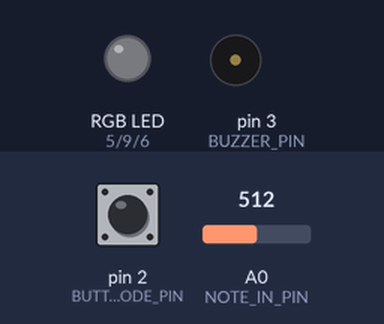
Bench run of a sketch on a simulated Arduino Uno, built with avr-gcc and run on an emulated ATmega328P. Parts: an RGB LED mixed from three pins (HIGH = lit), buzzer (waves = sounding). Dashed ring = blinking. Inputs (shaded band) come from the test bench; at power-on: pin 2 (BUTTON_MODE_PIN) LOW, A0 (NOTE_IN_PIN) = 512. Dim RGB values are drawn brighter than linear.

Above: at 1.2 s.
1.3 s: pin 2 (BUTTON_MODE_PIN) pulled HIGH for 1 s
At 2.11 s:
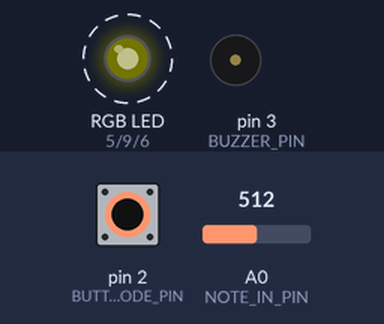
3.8 s: pin 2 (BUTTON_MODE_PIN) pulled HIGH for 0.15 s
At 4.9 s:
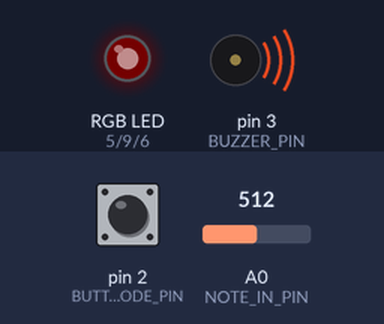
5.5 s: pin 2 (BUTTON_MODE_PIN) pulsed HIGH 2 times (0.12 s each, 0.3 s apart)
At 7.3 s:
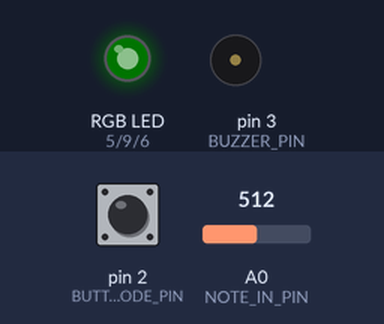
7.6 s: pin 2 (BUTTON_MODE_PIN) pulled HIGH for 3.2 s
At 7.81 s:
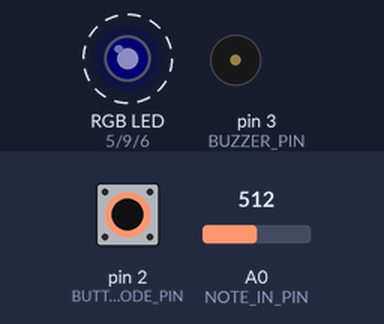
Timing chart, 0 to 12.2 s (numbered marks = the images above; inputs shaded):
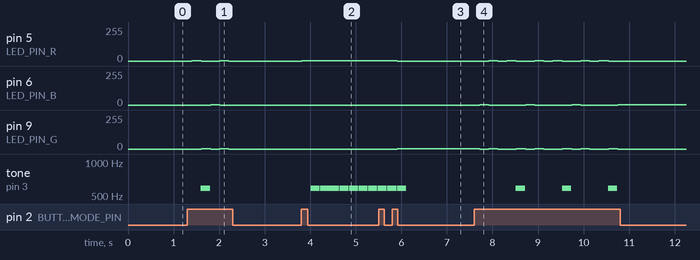

The sketch:

CART_360_ETUDE_3_PITCHES.ino
```cpp
////**********************ETUDE 2 CART 360 2017*******************************
//   WELCOME!
//   THE PURPOSE OF THIS EXERCISE IS TO DESIGN A VERY SIMPLE KEYBOARD (5 KEYS)
//   WHICH ALLOWS YOU TO PLAY LIVE, RECORD, AND PLAYBACK SINGLE NOTES (NO CHORDS).
//   THERE WILL BE A BUTTON WHICH WHEN PRESSED WILL TAKE THE USER TO THE NEXT MODE:
//   THERE ARE 5 POSSIBLE MODES
//   0 ==  reset    ==   led off == also resets
//   1 ==  live     ==   led BLUE
//   2 ==  record   ==   led RED
//   3 ==  play     ==   led GREEN
//   4 ==  looper   ==   led PURPLE
//
//   ADDITIONALLY - WHEN THE USER CHANGES MODE,
//   THE RGB LED WILL CHANGE COLOR (ACCORDING TO THE SPECIFICATIONS)
//
//   PLEASE FOLLOW THE INSTRUCTIONS IN THE COMMENTS:
//   DO NOT ADD ANY MORE FUNCTION DEFINITIONS
//   ONLY IMPLEMENT THE FUNCTION DEFINITIONS SUPPLIED
//   THERE IS NO NEED TO ADD ANY NEW VARIABLES OR CONSTANTS
//   PROVIDE COMMENTS FOR ANY OF THE CODE IMPLEMENTED
//   GOOD LUCK!
//*/
/**** CONSTANTS ********************************************************/

//


// ANSWER TO QUESTION 3, PART 2: Behavior of the resistor ladder
//  By implementing this resistor ladder set up, it is enabling this analog to digital
//  conversion through voltage division. Consequently, it’s allowing us to connect 5
//  buttons to a single  analog input (This is why we use analogRead (A0)). This process
//  is also called an R–2R Ladder.
//
//  The mode selector allows someone to cycle through the different modes that we have defined to (A2).
//  Essentially once someone clicks the modes button if increments the mode by 1,
//  and if it gets to mode 4 (meaning 5th mode), , it will go back to mode 0 (first mode).
//

//The tone function is producing a tone at a specified frequency which then gets sent as voltage to the piezo that then
//generates the tone at the specified frequency. Voltage is produced in the process which then enables the piezo to play these tones.


#define BUTTON_MODE_PIN 2 // Button to change the mode

// constants for RGB LED
#define LED_PIN_R 5 // R PIN
#define LED_PIN_G 9 // G PIN
#define LED_PIN_B 6 // B PIN

// constant for note in (button-resistor ladder on breadboard)
# define NOTE_IN_PIN A0

//constant for max number of notes in array
#define MAX_NOTES 16

// a constant for duration
const int duration = 200;

// constant for pin to output for buzzer
#define BUZZER_PIN 3 // PWM

/******** VARIABLES *****************************************************/
// counter for how many notes we have
int countNotes = 0;
int mode = 0; // start at off
// array to hold the notes played (for record/play mode)
int notes [MAX_NOTES];

/*************************************************************************/


/**********************SETUP() DO NOT CHANGE*******************************/
// Declare pin mode for the single digital input
void setup()
{
  pinMode(BUTTON_MODE_PIN, INPUT);

  Serial.begin(9600);


}

/**********************LOOP() DO NOT CHANGE *******************************
   INSTRUCTIONS:
   There is NO NEED to change the loop - it establishes the flow of the program
   We call here 3 functions repeatedly:
   1: chooseMode(): this function will determine the mode that your program is in
   based on if the button (linked to the BUTTON_MODE_PIN) was pressed
   2: setRGB(): will set the color of the RGB LED based on the value of the mode variable
   3: selectMode(): will determine which function to call based on the value of the mode variable

**************************************************************************/
void loop()
{
  Serial.begin(9600);
  chooseMode();
  setRGB();
  selectMode();
}
/******************CHOOSEMODE(): IMPLEMENT *********************************
   INSTRUCTIONS:
   Read the value from the Button (linked to the BUTTON_MODE_PIN) and
   if is being pressed then change the mode variable.
   REMEMBER:
   mode == 0 is reset
   mode == 1 is live
   mode == 2 is record
   mode == 3 is play
   mode == 4 is loopMode
   Every time the user presses the button, the program will go to the next mode,
   once it reaches 4, it should go back to mode == 0.
   (i.e. if mode ==2 and we press, then mode ==3) ...
**************************************************************************/
void chooseMode() {
  int buttonState = digitalRead(BUTTON_MODE_PIN);
  // Serial.println(digitalRead(BUTTON_MODE_PIN));
  //delay(250);
  //int buttonValue = analogRead(A0);
  // Serial.println(buttonValue);
  //delay(250);

  // Serial.begin(9600);
  //Serial.println(digitalRead(BUTTON_MODE_PIN));

  //int var;
  // check if the pushbutton is pressed. If it is, the buttonState is HIGH:
  if (digitalRead(BUTTON_MODE_PIN) == HIGH) {

    if (mode == 4) {
      mode = 0;
    }
    else mode++;
  }
  // IMPLEMENT
}


/******************SETRGB(): IMPLEMENT *********************************
   INSTRUCTIONS:
   Depending on the value of the mode variable:
   if the mode is 0 - RGB LED IS OFF
   if the mode is 1 - RGB LED IS BLUE
   if mode is 2 - RGB LED IS RED
   if mode is 3 - RGB LED IS GREEN
   if mode is 4 - RGB LED iS PURPLE
   YOU MUST USE A SWITCH CASE CONSTRUCT (NOT A SERIES OF IF / ELSE STATEMENTS
**************************************************************************/
void setRGB() {
  // int var;

  switch (mode) {

    case 0:
      // ALL LED's ARE OFF
      //(mode == 0); {
      digitalWrite(LED_PIN_R, LOW);
      digitalWrite(LED_PIN_G, LOW);
      digitalWrite(LED_PIN_B, LOW);
      delay(duration);

      // }
      // delay(1000);
      break;


    case 1:
      //BLUE LED ON,= THIS IS RED?
      // (mode == 1); {
      analogWrite(LED_PIN_R, HIGH);// RED IS GIVING BLUE
      analogWrite(LED_PIN_G, LOW);
      analogWrite(LED_PIN_B, LOW);
      delay(duration);
      // }
      //delay(1000);
      break;

    case 2:
      //RED LED ON = THIS IS BLUE
      //  (mode == 2); {
      analogWrite(LED_PIN_R, LOW);
      analogWrite(LED_PIN_G, HIGH);
      analogWrite(LED_PIN_B, LOW);
      delay(duration);
      // }
      break;
    //        delay(1000);

    case 3:
      //GREEN LED ON
      // (mode == 3); {
      analogWrite(LED_PIN_R, LOW);
      analogWrite(LED_PIN_G, LOW);
      analogWrite(LED_PIN_B, HIGH);
      delay(duration);
      //          delay(1000);
      break;
    //}
    case 4:
      //PURPLE LED ON
      // (mode == 4); {
      analogWrite(LED_PIN_R, HIGH); //THESE ARE SWITCHED
      analogWrite(LED_PIN_G, HIGH);
      analogWrite(LED_PIN_B, LOW);
      delay(duration);
      //}
      break;
      //          delay(1000);
  }
}


/**********************SELECTMODE() DO NOT CHANGE *******************************
   INSTRUCTIONS:
   There is NO NEED to change this function - it selects WHICH function should run based on the mode variable
   There are 4 possibilities
   1: reset(): this function will reset any arrays etc, and will do nothing else
   2: live(): this function will play the corresponding notes
   to the user pressing the respective buttons.
   NOTE:: the notes played are NOT stored
   3: record(): this function will play the corresponding notes
   to the user pressing the respective buttons
   AND will STORE up to 16 consecutive notes in an array.
   4: play(): this function will playback any notes stored in the array that were recorded
   in the previous mode
   5: loopMode(): this function will playback any notes stored in the array that were recorded,
   BUT unlike the previous mode, you can choose in which sequence the notes are played.
   REQUIRED: only play notes from the array (no live stuff)

******************************************************************************/
void selectMode()
{
  if (mode == 0) {
    reset();
  }
  else if (mode == 1) {
    live();
  }
  else if (mode == 2) {
    record();
  }

  else if (mode == 3) {
    play();
  }

  else if (mode == 4) {
    looper();
  }
}
/******************RESET(): IMPLEMENT **************************************
   INSTRUCTIONS:
   this function should ensure that any notes recorded are no longer available
**************************************************************************/
void reset()

{

  // CREDIT TO JEN FOR HELPTING ME WITH THIS FUNCTION WHICH I HAD PREVIOUSLY WRITTEN AS
  //int var;
  // check if the pushbutton is pressed. If it is, the buttonState is HIGH:

  //  if (buttonState == HIGH) {
  //
  //   if (mode == 4) {
  //      mode = 0;
  //    }

  //else mode++;}


  noTone(BUZZER_PIN);

  for (int i = 0; i < MAX_NOTES; i++) {

    notes[i] = 0;
  }

  countNotes = 0;

}


/******************LIVE(): IMPLEMENT **************************************
   INSTRUCTIONS:
   this function will play the corresponding notes
   to the user pressing the respective buttons
   NOTE:: the notes played are NOT stored
   SO: you need read in the input from the analog input (linked to the button-resistor ladder combo)
   THEN - output the note to the buzzer using the tone() function
**************************************************************************/
void live()
{
  int buttonValue;
  //  //  int note0 = 2960;
  //  //  int note1 = 3136;
  //  //  int note2 = 3520;
  //  //  int note3 = 3729;
  //  //  int note4 = 3951;
  //  //
  //FIGURE OUT WHICH PIEZO TONE AND WHICH BUTTON VALUES
  //  Serial.begin(9600);
  //  buttonValue = analogRead(NOTE_IN_PIN);     // read the input pin
  //  Serial.println(buttonValue);
  buttonValue = analogRead(A0); //Read analog value from A0 pin
  //
  //
  //
  //
  if (buttonValue >= 931 && buttonValue <= 1024) {
    tone(BUZZER_PIN, 523, duration); // C5
    delay(10);

  }

  else if (buttonValue >= 486 && buttonValue <= 932) {
    tone(BUZZER_PIN, 587, duration); //D5
    delay(10);


  }

  else if (buttonValue >= 82  && buttonValue <= 485) {
    tone(BUZZER_PIN, 659, duration); //E5
    delay(10);

  }

  else if (buttonValue >= 7  && buttonValue <= 81) {
    tone(BUZZER_PIN, 698, duration); //F5
    delay(10);


  }

  else if (buttonValue >= 0  && buttonValue <= 7) {
    tone(BUZZER_PIN, 784, duration);  // G5
    delay(10);

  }

  //IMPLEMENT
}
/******************RECORD(): IMPLEMENT **********************************
   INSTRUCTIONS:
   this function will play the corresponding notes
   to the user pressing the respective buttons
   AND will STORE up to 16 consecutive notes in an array.
   SO:you need read in the input from the analog input (linked to the button-resistor ladder combo)
   AND - output the note to the buzzer using the tone() function
   THEN store that note in the array  - BE CAREFUL - you can only allow for up to MAX_NOTES to be stored
**************************************************************************/
void record()
{

  //
  //     notes [MAX_NOTES] = analogRead(A0);
  //    int buttonValue;
  //    //FIGURE OUT WHICH PIEZO TONE AND WHICH BUTTON VALUES
  //    Serial.begin(9600);
  //    buttonValue = analogRead(NOTE_IN_PIN);     // read the input pin
  //    Serial.println(buttonValue);
  //    buttonValue = analogRead(A0); //Read analog value from A0 pin
  //
  //
  //    //For 1st button:
  //    if (buttonValue >= 932 && buttonValue <= 1023) {
  //      //tone(BUZZER_PIN, NOTE_IN_PIN)
  //      delay(1000);
  //      notes [0] = NOTE_IN_PIN;
  //
  //    }
  //
  //    else if (buttonValue >= 82 && buttonValue <= 931) {
  //      tone(BUZZER_PIN, NOTE_IN_PIN,duration);
  //      delay(1000);
  //      notes[1] = NOTE_IN_PIN;
  //
  //    }
  //    else if (buttonValue >=  7  && buttonValue <= 82) {
  //      // tone(BUZZER_PIN, NOTE_IN_PIN,duration);
  //      delay(1000);
  //
  //      notes[2] = NOTE_IN_PIN;
  //
  //    }
  //
  //    else if (buttonValue >= 0  && buttonValue <= 6) {
  //      // tone(BUZZER_PIN, NOTE_IN_PIN,duration);
  //      delay(1000);
  //
  //      notes[3] = NOTE_IN_PIN;
  //
  //    }
  //
  //    else if (buttonValue >= 870  && buttonValue <= 850) {
  //      int note5;
  //      tone(BUZZER_PIN, NOTE_IN_PIN, duration);
  //      delay(1000);
  //      notes[4] = NOTE_IN_PIN;
  //      // IMPLEMENT
  //    }
}
/******************PLAY(): IMPLEMENT ************************************
   INSTRUCTIONS:
   this function will playback any notes stored in the array that were recorded
   in the previous mode
   SO: you need to go through the array of values (be careful - the user may not have put in MAX_NOTES)
   READ each value IN ORDER
   AND output each note to the buzzer using the tone() function
   ALSO: as long as we are in this mode, the notes are played over and over again
   BE CAREFUL: make sure you allow for the user to get to another mode from the mode button...
**************************************************************************/
void play()
{
  //print.ln(notes[]);
}
// IMPLEMENT

/******************LOOPMODE(): IMPLEMENT *********************************
   INSTRUCTIONS:
   this function will playback any notes stored in the array that were recorded
   in the previous mode
   SO: you need to go through the array of values (be careful - the user may not have put in MAX_NOTES)
   READ values IN ANY ORDERING (You MUST use the array - but you can determine your own sequence)
   AND output each note to the buzzer using the tone() function
   ALSO: as long as we are in this mode, the notes are played over and over again
   BE CAREFUL: make sure you allow for the user to get to another mode from the mode button...
**************************************************************************/
void looper()
{
  //IMPLEMENT
}

/**************************************************************************/
```

Measured:
- after the input at 1.3 s, pin 5 (LED_PIN_R): alternates 1/255 for 0.21 s and 0/255 for 0.40 s, 4 changes in all, then stays 0/255, starting after 0.10 s; pin 6 (LED_PIN_B): 0/255 → 1/255 after 0.51 s, → 0/255 0.20 s later
- after the input at 3.8 s, pin 5 (LED_PIN_R): 0/255 → 1/255 at once; tone on pin 3 (BUZZER_PIN): alternates 587 Hz for 0.20 s and silent for 0.01 s, starting after 0.21 s
- after the input at 5.5 s, pin 5 (LED_PIN_R): 1/255 → 0/255 after 0.41 s; pin 9 (LED_PIN_G): 0/255 → 1/255 after 0.41 s; tone on pin 3 (BUZZER_PIN): goes on until 6.1 s, then stays silent
- after the input at 7.6 s, pin 5 (LED_PIN_R): 0/255 → 1/255 after 0.32 s, then repeats every 1.0 s: 0/255 0.20 s, 1/255 0.21 s, 0/255 0.40 s, 1/255 0.20 s, until it stays 0/255 from 10.5 s; pin 6 (LED_PIN_B): alternates 1/255 for 0.20 s and 0/255 for 0.81 s, 7 changes in all, then stays 1/255, starting after 0.12 s
